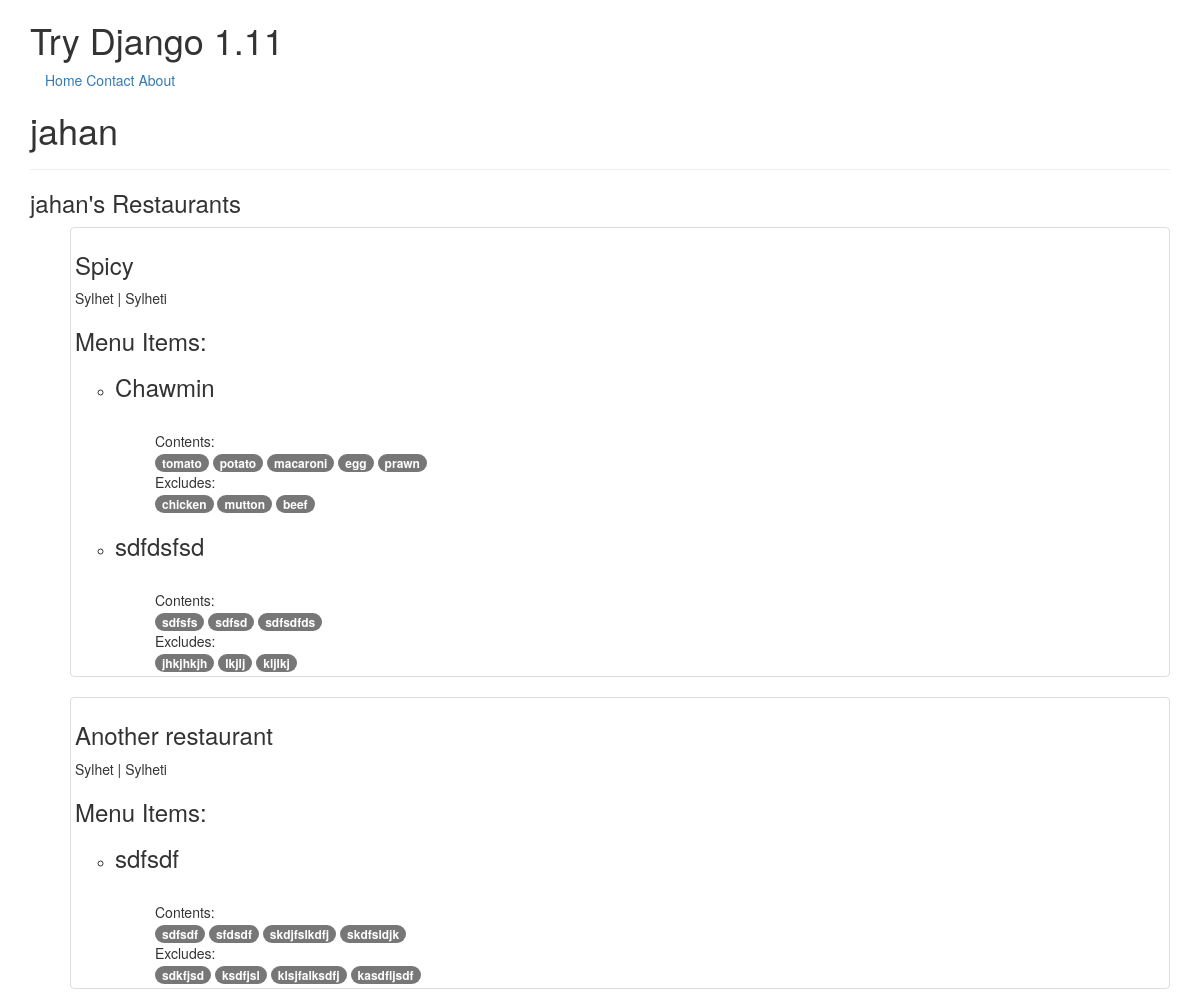
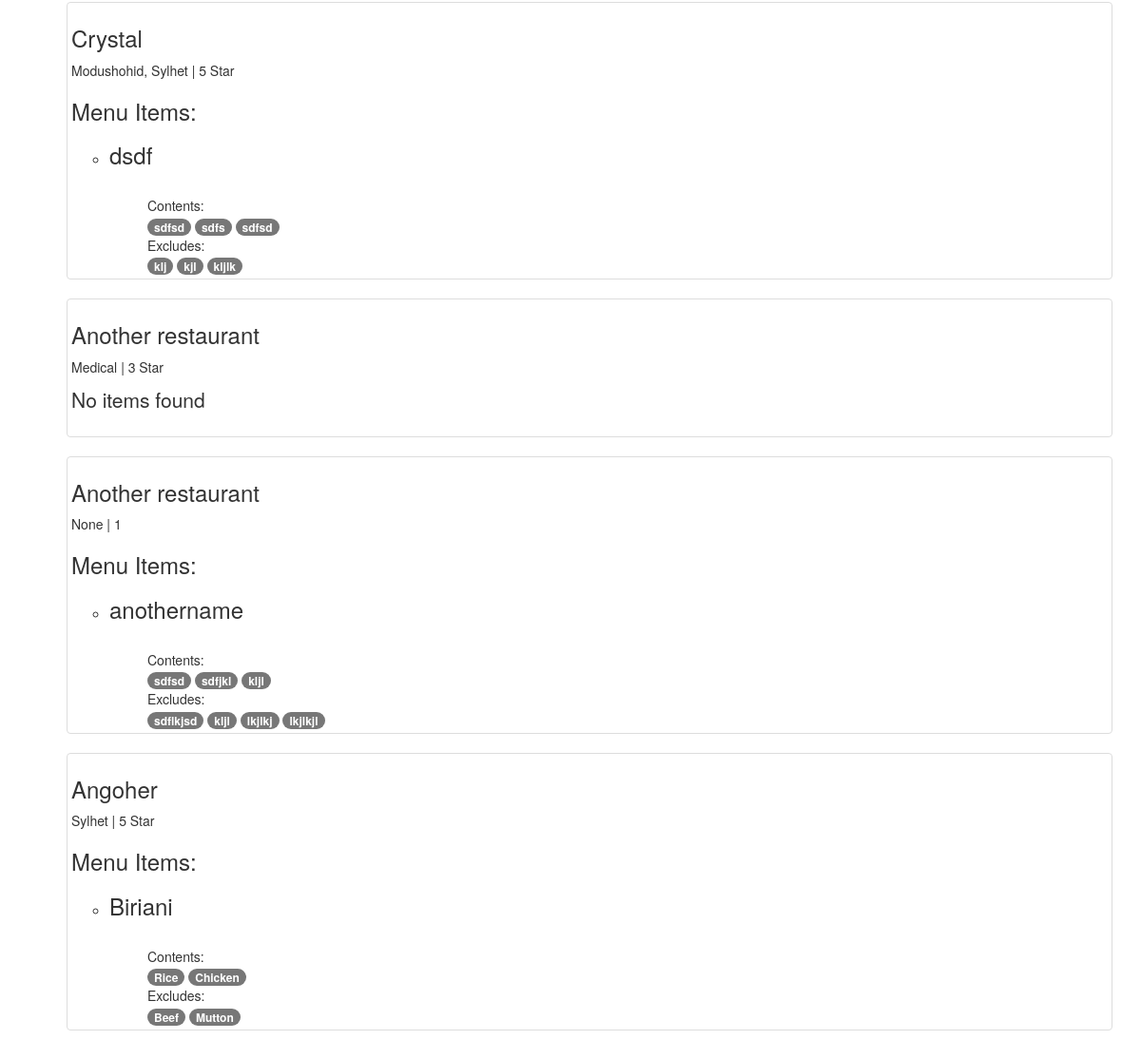
Screenshot of /profiles/jahan/ with the database file from the repository (2 pictures, top to bottom).
### restaurants/models.py (models this page shows, shortened)
class Restaurant(models.Model):
    owner            = models.ForeignKey(User)
    name            = models.CharField(max_length=100)
    location        = models.CharField(max_length=255, null=True, blank=True)
    category        = models.CharField(max_length=255, null=True, blank=True, validators=[validate_caterogy])
    timestamp       = models.DateTimeField(auto_now_add=True)   # Saves automatically and does not allow to make changes
    updated         = models.DateTimeField(auto_now=True)       # Saves automatically and does not allow to make changes
    slug            = models.SlugField(null=True, blank=True)
    objects = RestaurantManager()
    def __str__(self):
        return self.name

### menuItems/models.py (models this page shows, shortened)
class MenuItem(models.Model):
    user        = models.ForeignKey(settings.AUTH_USER_MODEL)
    restaurant  = models.ForeignKey(Restaurant)
    name        = models.CharField(max_length=120)
    contents    = models.TextField(help_text='Separate each item by comma')
    excludes    = models.TextField(blank=True, null=True, help_text='Separate each item by comma')
    public      = models.BooleanField(default=True)
    timestamp   = models.DateTimeField(auto_now_add=True)
    updated     = models.DateTimeField(auto_now=True)
    slug        = models.SlugField(null=True, blank=True)
    def __str__(self):
        return self.name
    class Meta:
        ordering = ['-updated', '-timestamp']
    def get_contents(self):
        return self.contents.split(",")
    def get_excludes(self):
        return self.excludes.split(",")

### profiles/views.py (the view)
# urls.py: url(r'^(?P<username>[\w-]+)/$', ProfileDetailVeiw.as_view(), name='detail')
class ProfileDetailVeiw(DetailView):
    template_name = 'profiles/user_detail.html'
    def get_object(self):
        username = self.kwargs.get('username')
        if username is None:
            raise Http404
        return get_object_or_404(User, username__iexact=username, is_active=True)
    def get_context_data(self, *args, **kwargs):
        context = super(ProfileDetailVeiw, self).get_context_data(*args, **kwargs)
        user = context['user']
        query = self.request.GET.get('q')
        restaurant_qs = Restaurant.objects.filter(owner=user).search(query)
        menuItem_qs = MenuItem.objects.filter(user=user).exists()
        if restaurant_qs.exists() and menuItem_qs:
            context['restaurants'] = restaurant_qs
        return context

### restaurants/models.py (called while the page is built)
    def search(self, query):#Restaurant.objects.all().search(query) or Restaurant.objects.filter(something).search()
        if query:
            query = query.strip()
            return self.filter(
                Q(name__icontains=query) |
                Q(location__icontains=query) |
                Q(category__icontains=query) |
                Q(menuitem__name__icontains=query)|
                Q(menuitem__contents__icontains=query)
            ).distinct()
        else:
            return self

    def get_queryset(self):
        return RestaurantQuerySet(self.model, using=self._db)

### profiles/templates/profiles/user_detail.html (shortened to what this page needs)
{% extends 'base.html' %}
{% block content %}
    <h1>{{user.username}}</h1>
    <hr/>
    {% if user.restaurant_set.all.exists %}
            <h3>{{user.username}}'s Restaurants</h3>
        <ul>
        {% for rest in user.restaurant_set.all %}
            <div class="row">
                <div class="col-sm-12">
                    <div class="thumbnail">
                    <h3>{{ rest }}</h3>
                    <p>{{ rest.location }} | {{ rest.category }}</p>
                    {% if rest.menuitem_set.all.exists %}
                    <h3>Menu Items:</h3>
                    <ul>
                        {% for item in rest.menuitem_set.all %}
                            <li><h3>{{ item }}</h3><br>
                                {% if item.contents %}
                                    <ul>
                                    Contents: <br>
                                        {% for content in item.get_contents %}
                                            <span class="badge badge-default">{{ content }}</span>
                                        {% endfor %}
                                    </ul>
                                {% endif %}
                                {% if item.excludes %}
                                    <ul>
                                    Excludes: <br>
                                        {% for exclude in item.get_excludes %}
                                            <span class="badge badge-default">{{ exclude }}</span>
                                        {% endfor %}
                                    </ul>
                                {% endif %}
                            </li>
                        {% endfor %}
                    </ul>
                    {% else %}
                        <p class="lead">No items found</p>
                    {% endif %}
                    </div>
                </div>
            </div>
        {% endfor %}
        </ul>
    {% else %}
    <p class="lead">No restaurants found</p>
    {% endif %}
{% endblock content %}

### rows the page displays
Restaurant: name "Spicy", location "Sylhet", category "Sylheti"
MenuItem: name "Chawmin", get_contents "tomato" "potato" "macaroni" "egg" "prawn", get_excludes "chicken" "mutton" "beef"
MenuItem: name "sdfdsfsd", get_contents "sdfsfs" "sdfsd" "sdfsdfds", get_excludes "jhkjhkjh" "lkjlj" "kljlkj"
Restaurant: name "Another restaurant", location "Sylhet", category "Sylheti"
MenuItem: name "sdfsdf", get_contents "sdfsdf" "sfdsdf" "skdjfslkdfj" "skdfsldjk", get_excludes "sdkfjsd" "ksdfjsl" "klsjfalksdfj" "kasdfljsdf"
Restaurant: name "Crystal", location "Modushohid, Sylhet", category "5 Star"
MenuItem: name "dsdf", get_contents "sdfsd" "sdfs" "sdfsd", get_excludes "klj" "kjl" "kljlk"
Restaurant: name "Another restaurant", location "Medical", category "3 Star", shows "No items found"
Restaurant: name "Another restaurant", location "None", category "1"
MenuItem: name "anothername", get_contents "sdfsd" "sdfjkl" "kljl", get_excludes "sdflkjsd" "kljl" "lkjlkj" "lkjlkjl"
Restaurant: name "Angoher", location "Sylhet", category "5 Star"
MenuItem: name "Biriani", get_contents "Rice" "Chicken", get_excludes "Beef" "Mutton"

### other values shown
{{ user.username }} "jahan"
